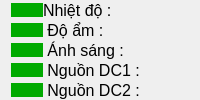
                                       <widget class="QWidget" name="widget_141" native="true">
                                        <layout class="QVBoxLayout" name="verticalLayout_24">
                                         <property name="spacing">
                                          <number>0</number>
                                         </property>
                                         <property name="topMargin">
                                          <number>0</number>
                                         </property>
                                         <property name="bottomMargin">
                                          <number>0</number>
                                         </property>
                                         <item>
                                          <widget class="QWidget" name="widget_142" native="true">
                                           <layout class="QHBoxLayout" name="horizontalLayout_74">
                                            <property name="spacing">
                                             <number>0</number>
                                            </property>
                                            <property name="leftMargin">
                                             <number>0</number>
                                            </property>
                                            <property name="topMargin">
                                             <number>0</number>
                                            </property>
                                            <property name="rightMargin">
                                             <number>0</number>
                                            </property>
                                            <property name="bottomMargin">
                                             <number>0</number>
                                            </property>
                                            <item>
                                             <widget class="QPushButton" name="pushButton_nhietdo_4">
                                              <property name="sizePolicy">
                                               <sizepolicy hsizetype="Fixed" vsizetype="Fixed">
                                                <horstretch>0</horstretch>
                                                <verstretch>0</verstretch>
                                               </sizepolicy>
                                              </property>
                                              <property name="styleSheet">
                                               <string notr="true">
QPushButton {
    border-radius: 10px;
background-color: rgb(0, 170, 0);
}</string>
                                              </property>
                                              <property name="text">
                                               <string/>
                                              </property>
                                              <property name="iconSize">
                                               <size>
                                                <width>20</width>
                                                <height>20</height>
                                               </size>
                                              </property>
                                             </widget>
                                            </item>
                                            <item>
                                             <widget class="QLabel" name="label_nhietdo_6">
                                              <property name="font">
                                               <font>
                                                <pointsize>12</pointsize>
                                                <italic>false</italic>
                                                <bold>false</bold>
                                               </font>
                                              </property>
                                              <property name="styleSheet">
                                               <string notr="true">color: rgb(0, 0, 0);
font: 12pt &quot;Segoe UI&quot;;</string>
                                              </property>
                                              <property name="text">
                                               <string>Nhiệt độ : </string>
                                              </property>
                                             </widget>
                                            </item>
                                           </layout>
                                          </widget>
                                         </item>
                                         <item>
                                          <widget class="QWidget" name="widget_143" native="true">
                                           <layout class="QHBoxLayout" name="horizontalLayout_75">
                                            <property name="spacing">
                                             <number>0</number>
                                            </property>
                                            <property name="leftMargin">
                                             <number>0</number>
                                            </property>
                                            <property name="topMargin">
                                             <number>0</number>
                                            </property>
                                            <property name="rightMargin">
                                             <number>0</number>
                                            </property>
                                            <property name="bottomMargin">
                                             <number>0</number>
                                            </property>
                                            <item>
                                             <widget class="QPushButton" name="pushButton_doam_4">
                                              <property name="sizePolicy">
                                               <sizepolicy hsizetype="Fixed" vsizetype="Fixed">
                                                <horstretch>0</horstretch>
                                                <verstretch>0</verstretch>
                                               </sizepolicy>
                                              </property>
                                              <property name="styleSheet">
                                               <string notr="true">
QPushButton {
    border-radius: 10px;
background-color: rgb(0, 170, 0);
}</string>
                                              </property>
                                              <property name="text">
                                               <string/>
                                              </property>
                                             </widget>
                                            </item>
                                            <item>
                                             <widget class="QLabel" name="label_doam_5">
                                              <property name="font">
                                               <font>
                                                <pointsize>12</pointsize>
                                                <italic>false</italic>
                                                <bold>false</bold>
                                               </font>
                                              </property>
                                              <property name="styleSheet">
                                               <string notr="true">color: rgb(0, 0, 0);
font: 12pt &quot;Segoe UI&quot;;</string>
                                              </property>
                                              <property name="text">
                                               <string> Độ ẩm :</string>
                                              </property>
                                             </widget>
                                            </item>
                                           </layout>
                                          </widget>
                                         </item>
                                         <item>
                                          <widget class="QWidget" name="widget_144" native="true">
                                           <layout class="QHBoxLayout" name="horizontalLayout_76">
                                            <property name="spacing">
                                             <number>0</number>
                                            </property>
                                            <property name="leftMargin">
                                             <number>0</number>
                                            </property>
                                            <property name="topMargin">
                                             <number>0</number>
                                            </property>
                                            <property name="rightMargin">
                                             <number>0</number>
                                            </property>
                                            <property name="bottomMargin">
                                             <number>0</number>
                                            </property>
                                            <item>
                                             <widget class="QPushButton" name="pushButton_anhsang_4">
                                              <property name="sizePolicy">
                                               <sizepolicy hsizetype="Fixed" vsizetype="Fixed">
                                                <horstretch>0</horstretch>
                                                <verstretch>0</verstretch>
                                               </sizepolicy>
                                              </property>
                                              <property name="styleSheet">
                                               <string notr="true">
QPushButton {
    border-radius: 10px;
background-color: rgb(0, 170, 0);
}</string>
                                              </property>
                                              <property name="text">
                                               <string/>
                                              </property>
                                             </widget>
                                            </item>
                                            <item>
                                             <widget class="QLabel" name="label_anhsang_4">
                                              <property name="font">
                                               <font>
                                                <pointsize>12</pointsize>
                                                <italic>false</italic>
                                                <bold>false</bold>
                                               </font>
                                              </property>
                                              <property name="styleSheet">
                                               <string notr="true">color: rgb(0, 0, 0);
font: 12pt &quot;Segoe UI&quot;;</string>
                                              </property>
                                              <property name="text">
                                               <string> Ánh sáng :</string>
                                              </property>
                                             </widget>
                                            </item>
                                           </layout>
                                          </widget>
                                         </item>
                                         <item>
                                          <widget class="QWidget" name="widget_145" native="true">
                                           <layout class="QHBoxLayout" name="horizontalLayout_77">
                                            <property name="spacing">
                                             <number>0</number>
                                            </property>
                                            <property name="leftMargin">
                                             <number>0</number>
                                            </property>
                                            <property name="topMargin">
                                             <number>0</number>
                                            </property>
                                            <property name="rightMargin">
                                             <number>0</number>
                                            </property>
                                            <property name="bottomMargin">
                                             <number>0</number>
                                            </property>
                                            <item>
                                             <widget class="QPushButton" name="pushButton_dc1_4">
                                              <property name="sizePolicy">
                                               <sizepolicy hsizetype="Fixed" vsizetype="Fixed">
                                                <horstretch>0</horstretch>
                                                <verstretch>0</verstretch>
                                               </sizepolicy>
                                              </property>
                                              <property name="styleSheet">
                                               <string notr="true">
QPushButton {
    border-radius: 10px;
background-color: rgb(0, 170, 0);
}</string>
                                              </property>
                                              <property name="text">
                                               <string/>
                                              </property>
                                             </widget>
                                            </item>
                                            <item>
                                             <widget class="QLabel" name="label_dc1_4">
                                              <property name="font">
                                               <font>
                                                <pointsize>12</pointsize>
                                                <italic>false</italic>
                                                <bold>false</bold>
                                               </font>
                                              </property>
                                              <property name="styleSheet">
                                               <string notr="true">color: rgb(0, 0, 0);
font: 12pt &quot;Segoe UI&quot;;</string>
                                              </property>
                                              <property name="text">
                                               <string> Nguồn DC1 :</string>
                                              </property>
                                             </widget>
                                            </item>
                                           </layout>
                                          </widget>
                                         </item>
                                         <item>
                                          <widget class="QWidget" name="widget_146" native="true">
                                           <layout class="QHBoxLayout" name="horizontalLayout_78">
                                            <property name="spacing">
                                             <number>0</number>
                                            </property>
                                            <property name="leftMargin">
                                             <number>0</number>
                                            </property>
                                            <property name="topMargin">
                                             <number>0</number>
                                            </property>
                                            <property name="rightMargin">
                                             <number>0</number>
                                            </property>
                                            <property name="bottomMargin">
                                             <number>0</number>
                                            </property>
                                            <item>
                                             <widget class="QPushButton" name="pushButton_dc2_4">
                                              <property name="sizePolicy">
                                               <sizepolicy hsizetype="Fixed" vsizetype="Fixed">
                                                <horstretch>0</horstretch>
                                                <verstretch>0</verstretch>
                                               </sizepolicy>
                                              </property>
                                              <property name="styleSheet">
                                               <string notr="true">
QPushButton {
    border-radius: 10px;
background-color: rgb(0, 170, 0);
}</string>
                                              </property>
                                              <property name="text">
                                               <string/>
                                              </property>
                                             </widget>
                                            </item>
                                            <item>
                                             <widget class="QLabel" name="label_dc2_4">
                                              <property name="font">
                                               <font>
                                                <pointsize>12</pointsize>
                                                <italic>false</italic>
                                                <bold>false</bold>
                                               </font>
                                              </property>
                                              <property name="styleSheet">
                                               <string notr="true">color: rgb(0, 0, 0);
font: 12pt &quot;Segoe UI&quot;;</string>
                                              </property>
                                              <property name="text">
                                               <string> Nguồn DC2 :</string>
                                              </property>
                                             </widget>
                                            </item>
                                           </layout>
                                          </widget>
                                         </item>
                                        </layout>
                                       </widget>
